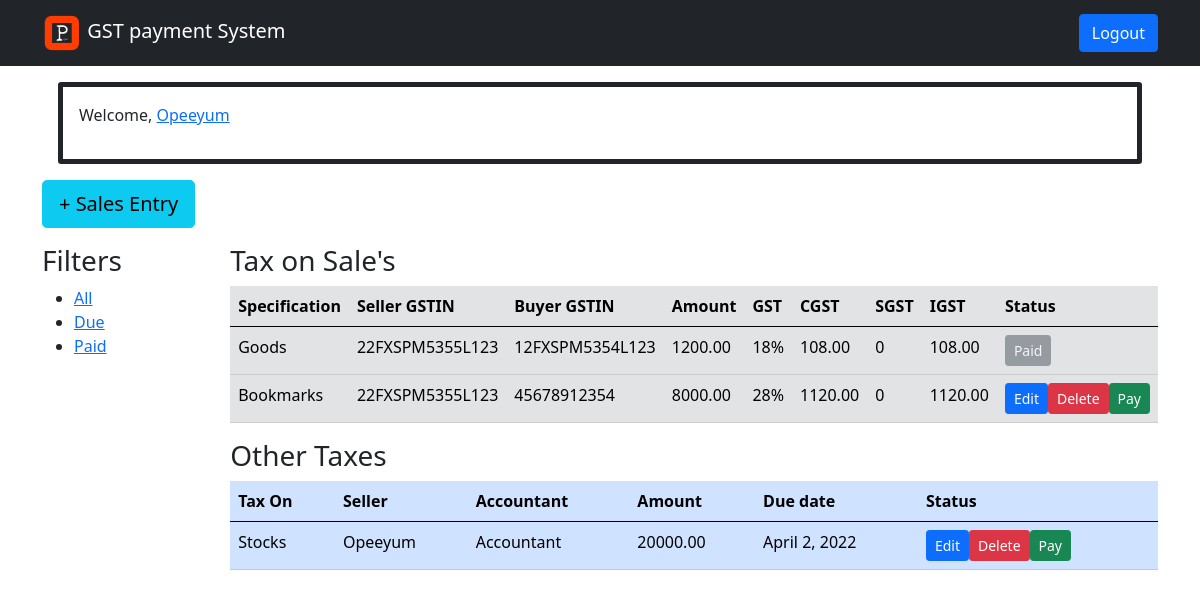
Page / (signed in) on the earlier database version.
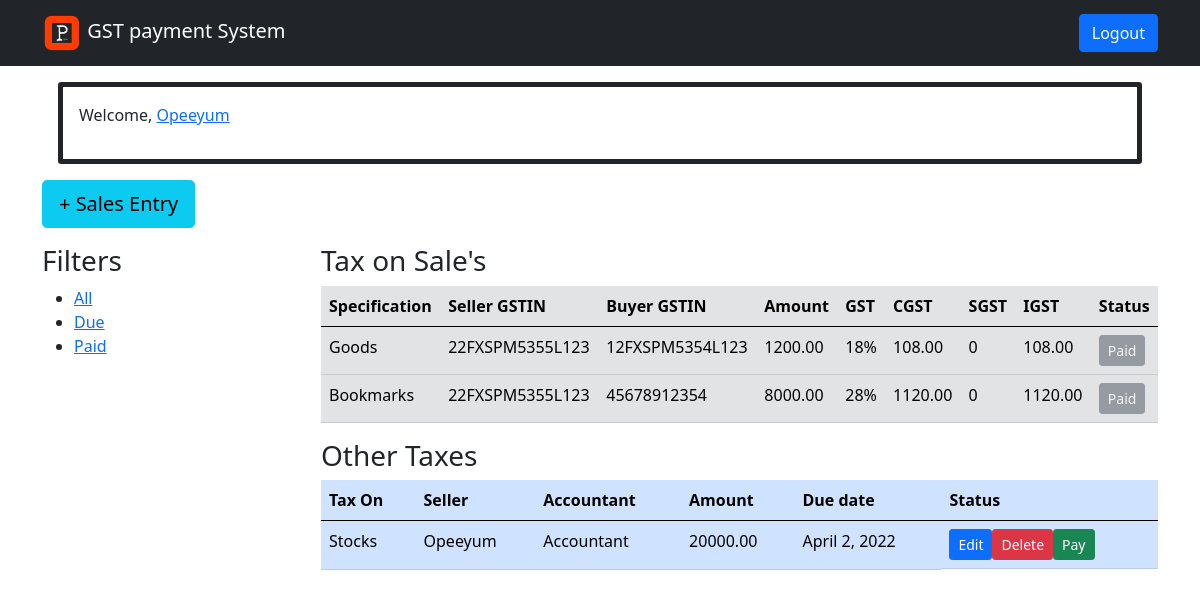
Same page on the later database version.
### users/models.py (models this page shows)
class CustomUser(AbstractUser):
    USER_TYPE = (
        ('TP', 'Tax Payer'),
        ('TA', 'Tax Accountant'),
    )
    user_type = models.CharField("Role", max_length=2, choices=USER_TYPE, default='TP')
    gst_num = models.CharField("GSTIN", max_length=15)

### gstrepayment/models.py (models this page shows, shortened)
class Entry(models.Model):
    seller = models.ForeignKey(CustomUser, on_delete = models.CASCADE, verbose_name = "Seller")
    sale_item = models.CharField("Sale Item", max_length=100, default="Goods")
    buyer = models.CharField("Buyer GSTIN", max_length=15)
    amount = models.DecimalField("Amt. with GST", decimal_places=2, max_digits=10)
    is_paid = models.BooleanField(default=False)
    today_date = now().replace(hour=0, minute=0, second=0, microsecond=0)
    due_date = models.DateField(default = today_date+timedelta(days=10))
    class GST_SLAB(models.IntegerChoices):
        TWO = 5
        THREE = 12
        FOUR = 18
        FIVE = 28
    gst_percent = models.IntegerField("GST Slab",choices= GST_SLAB.choices, default=18)
    @property
    def cgst(self):
        return (self.amount * self.gst_percent / 200)
    @property
    def igst(self):
        if self.seller.gst_num[:2] == self.buyer[:2]:
            return 0
        else:
            return (self.amount * self.gst_percent / 200)
    @property
    def sgst(self):
        if self.seller.gst_num[:2] == self.buyer[:2]:
            return (self.amount * self.gst_percent / 200)
        else:
            return 0

class OtherTaxes(models.Model):
    accountant = models.ForeignKey(CustomUser, on_delete=models.SET_NULL, null=True, related_name="Accountant")
    tax_name = models.CharField('Tax Name', max_length=100, null=True)
    tax_payer = models.ForeignKey(CustomUser, on_delete=models.CASCADE, related_name="taxPayer")
    amount = models.DecimalField("Amount", decimal_places=2, max_digits=10)
    is_paid = models.BooleanField(default = False)
    today_date = now().replace(hour=0, minute=0, second=0, microsecond=0)
    due_date = models.DateField(default = today_date+timedelta(days=10))

### gstrepayment/views.py (the view)
# urls.py: path("", views.home_page, name='home'),
def home_page(request):
    context = {"q": None, "entries": None, "other_entries": None,}
    if request.user.is_authenticated:
        if request.user.is_superuser or request.user.user_type == 'TA':
            entry_list = Entry.objects.all()
            other_tax_list = OtherTaxes.objects.all()
        else:
            entry_list = Entry.objects.filter(seller__id = request.user.id).all()
            other_tax_list = OtherTaxes.objects.filter(tax_payer__id = request.user.id).all()
        context["other_entries"] = other_tax_list
        context["entries"] = entry_list
    return render(request, 'gstrepayment/home.html', context)

### gstrepayment/templates/gstrepayment/home.html (shortened to what this page needs)
{% extends 'main.html' %}
{% block content %}
{% if request.user.is_authenticated %}
<div class="border border-dark border-5 rounded-1 m-3 p-3">
  <p>Welcome, <a href="{% url 'edit_user' request.user.id%}">{{request.user.username | title}}</a></p>
</div>
<div class="d-flex justify-content-sm-between">
    {% if request.user.user_type  == "TA" or request.user.is_superuser %}
    <a href="{% url 'add_other_tax' %}" class="btn btn-info btn-lg mb-3"> + Other tax</a>
    {% else%}
    <a href="{% url 'add_entry' %}" class="btn btn-info btn-lg mb-3"> + Sales Entry</a>
    {% endif %}
</div>
<div class="entry-container">
    <div>
        {% include 'gstrepayment/filter.html' %}
    </div>
    <div>
        {% include 'gstrepayment/show_entry.html' %}
    </div>
</div>
{% endif %}
{% endblock content %}

### templates/main.html (shortened to what this page needs)
<!DOCTYPE html>
<html lang="en">
<head>
    <link href="https://cdn.jsdelivr.net/npm/bootstrap@5.0.2/dist/css/bootstrap.min.css" rel="stylesheet">
</head>
<body>
    {% include 'navbar.html' %}
    <div class="container">
        {% block content %}
        {% endblock content %}
    </div>
</body>
</html>

### templates/navbar.html
{% load static %}
<nav class="navbar navbar-dark bg-dark mb-3">
    <div class="container">
        <a class="navbar-brand" href="{% url 'home' %}">
          <img src=" {% static 'images/opLogo.png' %}" alt="" width="40" class="d-inline-block align-text-center">
          GST payment System
        </a>
        <div class="">
            <ul class="nav navbar-nav navbar-right">
                <li>
                    <div class="btn-nav">
                        {% if  request.user.is_authenticated %}
                            <a class="btn btn-primary btn-small navbar-btn" href="{% url 'logout' %}">Logout</a>
                        {% else %}
                            <a class="btn btn-primary btn-small navbar-btn" href="{% url 'login' %}">Login</a>
                        {% endif %}
                    </div>
                </li>
            </ul>
        </div>
   </div>
</nav>

### gstrepayment/templates/gstrepayment/filter.html (shortened to what this page needs)
<h3>Filters</h3>
<ul>
    <li><a href="{% url 'home' %}"> All</a></li>
    <li><a href="{% url 'filter_entry' %}?q=is_due">Due</a></li>
    <li><a href="{% url 'filter_entry' %}?q=is_paid">Paid</a></li>
</ul>

### gstrepayment/templates/gstrepayment/show_entry.html
<h3>Tax on Sale's</h3>
<table class="table table-secondary table-hover ">
    <thead>
        <tr>
            <th>Specification</th>
            <th>Seller GSTIN</th>
            <th>Buyer GSTIN</th>
            <th>Amount</th>
            <th>GST</th>
            <th>CGST</th>
            <th>SGST</th>
            <th>IGST</th>
            <th>Status</th>
        </tr>
    </thead>
    <tbody>
        {% for entry in entries %}
            <tr>
                <td>{{entry.sale_item | capfirst}}</td>
                <td>{{entry.seller.gst_num}}</td>
                <td>{{entry.buyer | upper}}</td>
                <td>{{entry.amount}}</td>
                <td>{{entry.gst_percent}}%</td>
                <td>{{entry.cgst}}</td>
                <td>{{entry.sgst}}</td>
                <td>{{entry.igst}}</td>
                {% if entry.is_paid %}
                <td>
                    <button type="button" class="btn btn-secondary btn-sm" disabled>Paid</button>
                </td>
                {% else %}
                <td class="d-flex">
                    <a href="{% url 'edit_entry' entry.id %}" class="btn btn-primary btn-sm">Edit</a>
                    <a href="{% url 'delete_entry' entry.id %}" class="btn btn-danger btn-sm">Delete</a>
                    <a href="{% url 'pay_sales_tax' entry.id %}" class="btn btn-success btn-sm">Pay</a>
                </td>
                {% endif %}
            </tr>
            {% endfor %}
    </tbody>
</table>
<h3>Other Taxes</h3>
<table class="table table-primary table-hover">
    <thead>
        <tr>
            <th>Tax On</th>
            <th>Seller</th>
            <th>Accountant</th>
            <th>Amount</th>
            <th>Due date</th>
            <th>Status</th>
        </tr>
    </thead>
    <tbody>
        {% for entry in other_entries %}
            <tr>
                <td>{{entry.tax_name | title}}</td>
                <td>{{entry.tax_payer.username | capfirst}}</td>
                <td>{{entry.accountant.username | capfirst}}</td>
                <td>{{entry.amount}}</td>
                {% if not entry.is_paid %}
                <td>{{entry.due_date}}</td>
                <td class="d-flex">
                    <a href="{% url 'edit_other_tax' entry.id %}" class="btn btn-primary btn-sm">Edit</a>
                    <a href="{% url 'delete_other_tax' entry.id %}" class="btn btn-danger btn-sm">Delete</a>
                    <a href="{% url 'pay_other_tax' entry.id %}" class="btn btn-success btn-sm">Pay</a>
                </td>
                {% elif q == "is_paid" or not q%}
                <td>-</td>
                <td>
                    <button type="button" class="btn btn-secondary btn-sm" disabled>Paid</button>
                </td>
                {% endif %}
            </tr>
            {% endfor %}
    </tbody>
</table>

### gstrepayment/templates/gstrepayment/home.html (style rules this page uses)
.entry-container { display: grid; grid-template-columns: 1fr 3fr; }

Differences in the rows shown:
changed Entry "Bookmarks": is_paid "Edit Delete Pay" → "Paid"
